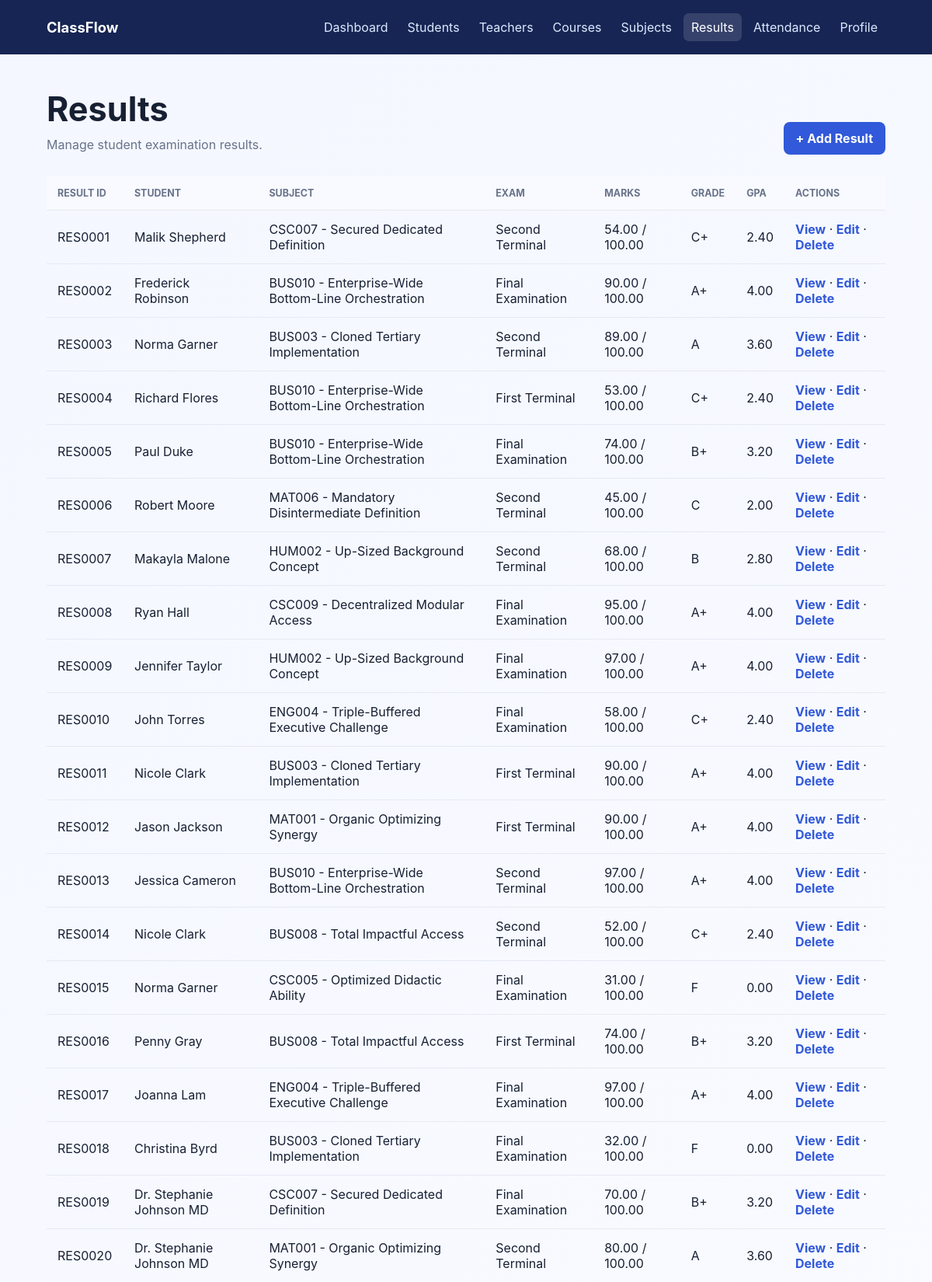
The app's page /results/ (upper part) with its own data.
### results/models.py (models this page shows, shortened)
class Result(models.Model):
    EXAM_CHOICES = [
        ('First Terminal', 'First Terminal'),
        ('Second Terminal', 'Second Terminal'),
        ('Final Examination', 'Final Examination'),
    ]
    result_id = models.CharField(max_length=20, unique=True)
    student = models.ForeignKey(
        Student,
        on_delete=models.CASCADE
    )
    subject = models.ForeignKey(
        Subject,
        on_delete=models.CASCADE
    )
    exam_type = models.CharField(
        max_length=50,
        choices=EXAM_CHOICES
    )
    marks = models.DecimalField(
        max_digits=5,
        decimal_places=2
    )
    full_marks = models.DecimalField(
        max_digits=5,
        decimal_places=2,
        default=100
    )
    grade = models.CharField(
        max_length=5,
        blank=True
    )
    gpa = models.DecimalField(
        max_digits=3,
        decimal_places=2,
        blank=True,
        null=True
    )
    remarks = models.CharField(
        max_length=200,
        blank=True,
        null=True
    )
    result_date = models.DateField(
        auto_now_add=True
    )

### students/models.py (models this page shows)
class Student(models.Model):
    student_id = models.CharField(max_length=20, unique=True)
    name = models.CharField(max_length=100)
    age = models.IntegerField()
    email = models.EmailField()
    phone = models.CharField(max_length=15)
    course = models.CharField(max_length=100)
    address = models.TextField()
    def __str__(self):
        return self.name

### subjects/models.py (models this page shows)
class Subject(models.Model):
    subject_id = models.CharField(max_length=20, unique=True)
    subject_code = models.CharField(max_length=20, unique=True)
    subject_name = models.CharField(max_length=100)
    description = models.TextField(blank=True, null=True)
    credits = models.PositiveIntegerField(default=3)
    semester = models.CharField(max_length=20)
    department = models.CharField(max_length=100)
    def __str__(self):
        return f"{self.subject_code} - {self.subject_name}"

### results/views.py (the view)
class ResultListView(ListView):
    model = Result
    template_name = 'results/result_list.html'
    context_object_name = 'results'

### results/templates/results/result_list.html (shortened to what this page needs)
{% extends "base.html" %}
{% block content %}
<main class="container">
  <div class="page-header">
    <div>
      <h1>Results</h1>
      <p class="subtitle">Manage student examination results.</p>
    </div>
    <a class="button" href="{% url 'result_add' %}">+ Add Result</a>
  </div>
<table>
  <thead>
    <tr>
      <th>Result ID</th>
      <th>Student</th>
      <th>Subject</th>
      <th>Exam</th>
      <th>Marks</th>
      <th>Grade</th>
      <th>GPA</th>
      <th>Actions</th>
    </tr>
  </thead>
  <tbody>
    {% for result in results %}
    <tr>
      <td>{{ result.result_id }}</td>
      <td>{{ result.student }}</td>
      <td>{{ result.subject }}</td>
      <td>{{ result.exam_type }}</td>
      <td>{{ result.marks }} / {{ result.full_marks }}</td>
      <td>{{ result.grade }}</td>
      <td>{{ result.gpa }}</td>
      <td>
        <a href="{% url 'result_detail' result.pk %}">View</a> ·
        <a href="{% url 'result_edit' result.pk %}">Edit</a> ·
        <a href="{% url 'result_delete' result.pk %}">Delete</a>
      </td>
    </tr>
    {% empty %}
    <tr>
      <td class="empty" colspan="8">No results available.</td>
    </tr>
    {% endfor %}
  </tbody>
</table>
</main>
{% endblock %}

### dashboard/templates/base.html (style rules this page uses)
:root { --ink: #172033; --muted: #68738a; --primary: #3159d9; --dark: #172554; --surface: #fff; --line: #e5e9f2; --danger: #c9344c; }
* { box-sizing: border-box; }
body { min-height: 100vh; margin: 0; color: var(--ink); font-family: Inter, "Segoe UI", Arial, sans-serif; background: linear-gradient(135deg, #f4f7ff, #f9fbff 50%, #eef6ff); }
.container { width: min(1120px, 90%); margin: 44px auto; }
h1 { margin: 0 0 8px; font-size: clamp(2rem, 4vw, 2.7rem); }
.subtitle, .lead { margin: 0; color: var(--muted); line-height: 1.55; }
.page-header { display: flex; align-items: end; justify-content: space-between; gap: 18px; margin-bottom: 28px; }
.button, button { display: inline-flex; align-items: center; justify-content: center; min-height: 42px; padding: 10px 16px; border: 0; border-radius: 8px; color: #fff; background: var(--primary); cursor: pointer; font: inherit; font-weight: 700; text-decoration: none; }
table { width: 100%; border-collapse: collapse; }
th { padding: 14px; color: var(--muted); background: #f8faff; font-size: 0.78rem; text-align: left; text-transform: uppercase; }
td { padding: 14px; border-top: 1px solid var(--line); }
td a { color: var(--primary); font-weight: 650; text-decoration: none; }

### records on screen
Result: result_id "RES0001", student "Malik Shepherd", subject "CSC007 - Secured Dedicated Definition", exam_type "Second Terminal", marks "54.00", full_marks "100.00", grade "C+", gpa "2.40"
Result: result_id "RES0002", student "Frederick Robinson", subject "BUS010 - Enterprise-Wide Bottom-Line Orchestration", exam_type "Final Examination", marks "90.00", full_marks "100.00", grade "A+", gpa "4.00"
Result: result_id "RES0003", student "Norma Garner", subject "BUS003 - Cloned Tertiary Implementation", exam_type "Second Terminal", marks "89.00", full_marks "100.00", grade "A", gpa "3.60"
Result: result_id "RES0004", student "Richard Flores", subject "BUS010 - Enterprise-Wide Bottom-Line Orchestration", exam_type "First Terminal", marks "53.00", full_marks "100.00", grade "C+", gpa "2.40"
Result: result_id "RES0005", student "Paul Duke", subject "BUS010 - Enterprise-Wide Bottom-Line Orchestration", exam_type "Final Examination", marks "74.00", full_marks "100.00", grade "B+", gpa "3.20"
Result: result_id "RES0006", student "Robert Moore", subject "MAT006 - Mandatory Disintermediate Definition", exam_type "Second Terminal", marks "45.00", full_marks "100.00", grade "C", gpa "2.00"
Result: result_id "RES0007", student "Makayla Malone", subject "HUM002 - Up-Sized Background Concept", exam_type "Second Terminal", marks "68.00", full_marks "100.00", grade "B", gpa "2.80"
Result: result_id "RES0008", student "Ryan Hall", subject "CSC009 - Decentralized Modular Access", exam_type "Final Examination", marks "95.00", full_marks "100.00", grade "A+", gpa "4.00"
Result: result_id "RES0009", student "Jennifer Taylor", subject "HUM002 - Up-Sized Background Concept", exam_type "Final Examination", marks "97.00", full_marks "100.00", grade "A+", gpa "4.00"
Result: result_id "RES0010", student "John Torres", subject "ENG004 - Triple-Buffered Executive Challenge", exam_type "Final Examination", marks "58.00", full_marks "100.00", grade "C+", gpa "2.40"
Result: result_id "RES0011", student "Nicole Clark", subject "BUS003 - Cloned Tertiary Implementation", exam_type "First Terminal", marks "90.00", full_marks "100.00", grade "A+", gpa "4.00"
Result: result_id "RES0012", student "Jason Jackson", subject "MAT001 - Organic Optimizing Synergy", exam_type "First Terminal", marks "90.00", full_marks "100.00", grade "A+", gpa "4.00"
Result: result_id "RES0013", student "Jessica Cameron", subject "BUS010 - Enterprise-Wide Bottom-Line Orchestration", exam_type "Second Terminal", marks "97.00", full_marks "100.00", grade "A+", gpa "4.00"
Result: result_id "RES0014", student "Nicole Clark", subject "BUS008 - Total Impactful Access", exam_type "Second Terminal", marks "52.00", full_marks "100.00", grade "C+", gpa "2.40"
Result: result_id "RES0015", student "Norma Garner", subject "CSC005 - Optimized Didactic Ability", exam_type "Final Examination", marks "31.00", full_marks "100.00", grade "F", gpa "0.00"
Result: result_id "RES0016", student "Penny Gray", subject "BUS008 - Total Impactful Access", exam_type "First Terminal", marks "74.00", full_marks "100.00", grade "B+", gpa "3.20"
Result: result_id "RES0017", student "Joanna Lam", subject "ENG004 - Triple-Buffered Executive Challenge", exam_type "Final Examination", marks "97.00", full_marks "100.00", grade "A+", gpa "4.00"
Result: result_id "RES0018", student "Christina Byrd", subject "BUS003 - Cloned Tertiary Implementation", exam_type "Final Examination", marks "32.00", full_marks "100.00", grade "F", gpa "0.00"
Result: result_id "RES0019", student "Dr. Stephanie Johnson MD", subject "CSC007 - Secured Dedicated Definition", exam_type "Final Examination", marks "70.00", full_marks "100.00", grade "B+", gpa "3.20"
Result: result_id "RES0020", student "Dr. Stephanie Johnson MD", subject "MAT001 - Organic Optimizing Synergy", exam_type "Second Terminal", marks "80.00", full_marks "100.00", grade "A", gpa "3.60"
